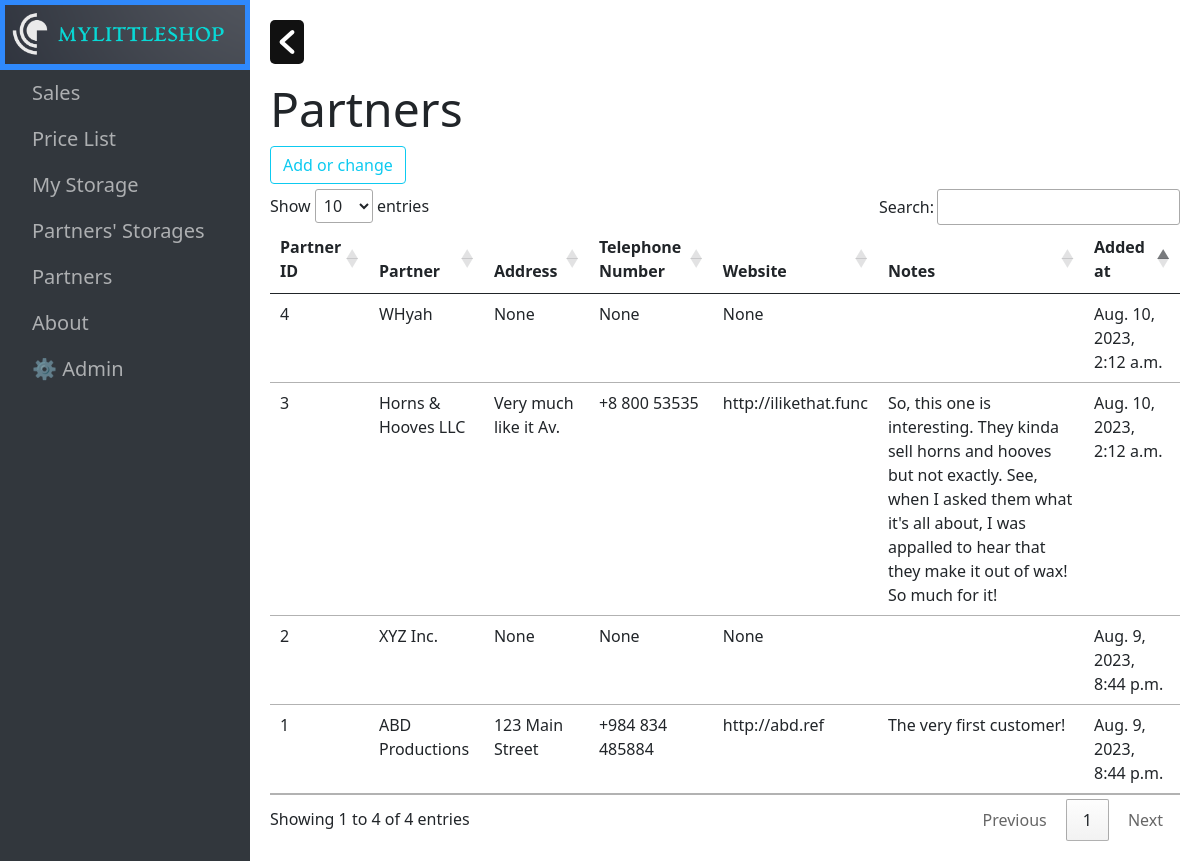
The page /partners/ on the database its author committed.
### clothing/models.py (models this page shows, shortened)
class Partner(models.Model):
    class Meta:
        verbose_name = 'Partner'
        verbose_name_plural = 'Partners'
    partner_name = models.CharField(max_length=100)
    address = models.CharField(max_length=200, blank=True, null=True)
    telephone_number = models.CharField(max_length=15, blank=True, null=True)
    website = models.URLField(blank=True, null=True)
    notes = models.TextField(blank=True, null=True)
    added_at = models.DateTimeField(default=datetime.now())

### clothing/views.py (the view)
# urls.py: path('partners/', PartnerListView.as_view(), name='partners'),
class PartnerListView(ListView):
    template_name = 'clothing/partners.html'
    model = Partner
    def get_queryset(self):
        return self.model.objects.all().order_by('-pk')

### clothing/templates/clothing/partners.html (shortened to what this page needs)
{% extends 'clothing/base.html' %}
{% block content %}
<h5 class="display-5">Partners</h5>
<a class="btn btn-outline-info" href="/admin/clothing/partner/" role="button" style="margin-bottom: 5px">Add or change</a>
<table class="table table-hover">
    <thead>
        <tr>
            <th scope="col">Partner ID</th>
            <th scope="col">Partner</th>
            <th scope="col">Address</th>
            <th scope="col">Telephone Number</th>
            <th scope="col">Website</th>
            <th scope="col">Notes</th>
            <th scope="col">Added at</th>
        </tr>
    </thead>
    <tbody>
        {% for partner in object_list %}
        <tr>
            <td>{{ partner.pk }}</td>
            <td>{{ partner.partner_name }}</td>
            <td>{{ partner.address }}</td>
            <td>{{ partner.telephone_number }}</td>
            <td>{{ partner.website }}</td>
            <td>{{ partner.notes }}</td>
            <td>{{ partner.added_at }}</td>
        </tr>
        {% endfor %}
    </tbody>
</table>
{% endblock %}

### rows shown on the page
Partner: pk "4", partner_name "WHyah", address "None", telephone_number "None", website "None", added_at "Aug. 10, 2023, 2:12 a.m."
Partner: pk "3", partner_name "Horns & Hooves LLC", address "Very much like it Av.", telephone_number "+8 800 53535", website "http://ilikethat.func", notes "So, this one is interesting. They kinda sell horns and hooves but not exactly. See, when I asked them what it's all about, I was appalled to hear that they make it out of wax! So much for it!", added_at "Aug. 10, 2023, 2:12 a.m."
Partner: pk "2", partner_name "XYZ Inc.", address "None", telephone_number "None", website "None", added_at "Aug. 9, 2023, 8:44 p.m."
Partner: pk "1", partner_name "ABD Productions", address "123 Main Street", telephone_number "+984 834 485884", website "http://abd.ref", notes "The very first customer!", added_at "Aug. 9, 2023, 8:44 p.m."
